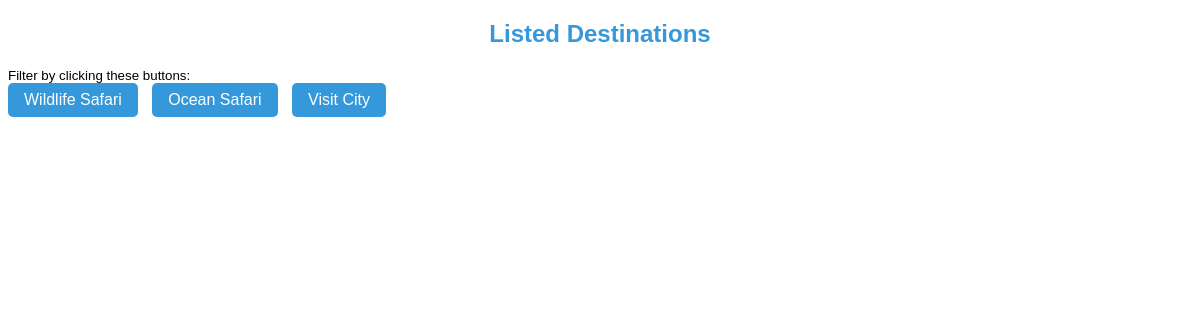
Page /Destinations on the earlier database version.
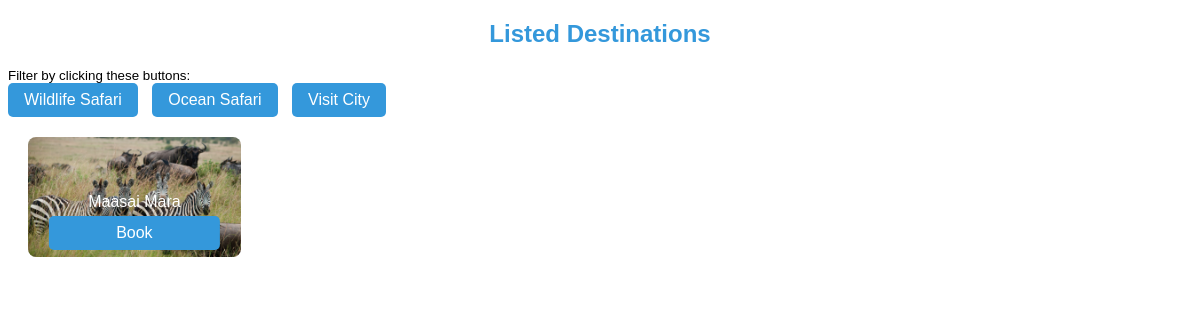
Same page on the later database version.
### tables this page shows
CREATE TABLE destinations (
            id INTEGER PRIMARY KEY,
            destination_name TEXT NOT NULL,
            destination_image BLOB NOT NULL,
            description TEXT NOT NULL,
            thumbnail BLOB NOT NULL,
            img1 BLOB NOT NULL,
            img2 BLOB NOT NULL,
            img3 BLOB NOT NULL,
            img4 BLOB NOT NULL,
            Price INTEGER NOT NULL,
            Amenities TEXT NOT NULL,
            admin_id INTEGER NOT NULL,
            Type TEXT NOT NULL,
            FOREIGN KEY (admin_id) REFERENCES admins (id)
        );

### app.py (the view)
@app.route('/Destinations')
def destinations():
    try:
        with sqlite3.connect('users.db') as connection:
            cursor = connection.cursor()
            cursor.execute("SELECT destination_name, thumbnail FROM destinations")
            destinations_data = cursor.fetchall()
        return render_template('Destinations.html', destinations_data=destinations_data)
    except Exception as e:
        print(f"Error fetching properties: {e}")
        destinations_data = []
        return render_template('Destinations.html', destinations_data=destinations_data, error=str(e))

### templates/Destinations.html (shortened to what this page needs)
<!DOCTYPE html>
<html lang="en">
<head>
</head>
<body>
    <h2>Listed Destinations</h2>
    <p>Filter by clicking these buttons:</p>
    <div class="type-buttons">
        <a href="/type/Safari" class="type-button">Wildlife Safari</a>
        <a href="/type/Ocean_Safari" class="type-button">Ocean Safari</a>
        <a href="/type/City" class="type-button">Visit City</a>
    </div>
    <div class="image-grid">
        {% for destinations_data in destinations_data %}
            <div class="image-item">
                <img src="/{{ destinations_data[1] }}" alt="{{ destinations_data[0] }}">
                <div class="image-caption-container">
                    <div class="image-caption">{{ destinations_data[0] }}</div>
                    <div><a href="/booking_destination/" class="book-button">Book</a></div>
                </div>
            </div>
        {% endfor %}
    </div>
</body>
</html>

Differences in the rows shown:
added destinations: thumbnail (picture), destination_name "Maasai Mara"
